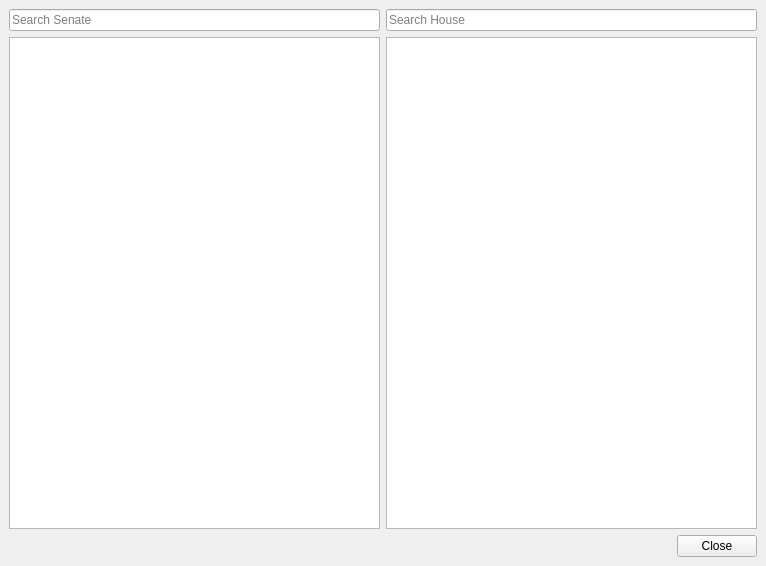
<?xml version="1.0" encoding="UTF-8"?>
<ui version="4.0">
 <class>MainWindow</class>
 <widget class="QMainWindow" name="MainWindow">
  <property name="geometry">
   <rect>
    <x>0</x>
    <y>0</y>
    <width>766</width>
    <height>566</height>
   </rect>
  </property>
  <property name="windowTitle">
   <string>OpenCongress</string>
  </property>
  <property name="windowIcon">
   <iconset>
    <normaloff>dome.jpg</normaloff>dome.jpg</iconset>
  </property>
  <widget class="QWidget" name="centralwidget">
   <layout class="QVBoxLayout" name="verticalLayout" stretch="0,1,0">
    <property name="sizeConstraint">
     <enum>QLayout::SetDefaultConstraint</enum>
    </property>
    <item>
     <layout class="QHBoxLayout" name="horizontalLayout_2">
      <item>
       <widget class="QLineEdit" name="leSearchSenate">
        <property name="toolTip">
         <string/>
        </property>
        <property name="placeholderText">
         <string>Search Senate</string>
        </property>
       </widget>
      </item>
      <item>
       <widget class="QLineEdit" name="leSearchHouse">
        <property name="placeholderText">
         <string>Search House</string>
        </property>
       </widget>
      </item>
     </layout>
    </item>
    <item>
     <layout class="QHBoxLayout" name="horizontalLayout" stretch="0,0">
      <item>
       <widget class="QListWidget" name="listSenate"/>
      </item>
      <item>
       <widget class="QListWidget" name="listHouse"/>
      </item>
     </layout>
    </item>
    <item>
     <widget class="QDialogButtonBox" name="buttonBox">
      <property name="standardButtons">
       <set>QDialogButtonBox::Close</set>
      </property>
     </widget>
    </item>
   </layout>
  </widget>
 </widget>
 <resources/>
 <connections/>
</ui>
